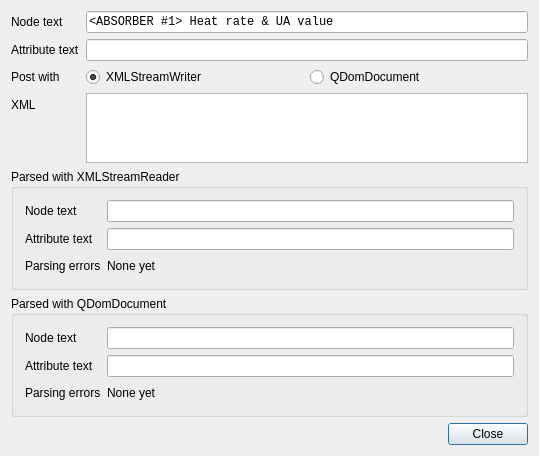
<?xml version="1.0" encoding="UTF-8"?>
<ui version="4.0">
 <class>Dialog</class>
 <widget class="QDialog" name="Dialog">
  <property name="geometry">
   <rect>
    <x>0</x>
    <y>0</y>
    <width>539</width>
    <height>419</height>
   </rect>
  </property>
  <property name="windowTitle">
   <string>Dialog</string>
  </property>
  <layout class="QVBoxLayout" name="verticalLayout">
   <item>
    <layout class="QFormLayout" name="formLayout_3">
     <item row="0" column="0">
      <widget class="QLabel" name="label_1">
       <property name="text">
        <string>Node text</string>
       </property>
       <property name="buddy">
        <cstring>lineEdit_1</cstring>
       </property>
      </widget>
     </item>
     <item row="0" column="1">
      <widget class="QLineEdit" name="lineEdit_1">
       <property name="font">
        <font>
         <family>Courier New</family>
        </font>
       </property>
       <property name="text">
        <string>&lt;ABSORBER #1&gt; Heat rate &amp; UA value</string>
       </property>
      </widget>
     </item>
     <item row="1" column="0">
      <widget class="QLabel" name="label_2">
       <property name="text">
        <string>Attribute text</string>
       </property>
       <property name="buddy">
        <cstring>lineEdit_2</cstring>
       </property>
      </widget>
     </item>
     <item row="1" column="1">
      <widget class="QLineEdit" name="lineEdit_2">
       <property name="font">
        <font>
         <family>Courier New</family>
        </font>
       </property>
       <property name="readOnly">
        <bool>false</bool>
       </property>
      </widget>
     </item>
     <item row="2" column="0">
      <widget class="QLabel" name="label_10">
       <property name="text">
        <string>Post with</string>
       </property>
       <property name="buddy">
        <cstring>radioButton_1</cstring>
       </property>
      </widget>
     </item>
     <item row="2" column="1">
      <layout class="QHBoxLayout" name="horizontalLayout">
       <item>
        <widget class="QRadioButton" name="radioButton_1">
         <property name="text">
          <string>XMLStreamWriter</string>
         </property>
         <property name="checked">
          <bool>true</bool>
         </property>
        </widget>
       </item>
       <item>
        <widget class="QRadioButton" name="radioButton_2">
         <property name="text">
          <string>QDomDocument</string>
         </property>
        </widget>
       </item>
      </layout>
     </item>
     <item row="3" column="0">
      <widget class="QLabel" name="label_3">
       <property name="text">
        <string>XML</string>
       </property>
       <property name="buddy">
        <cstring>plainTextEdit</cstring>
       </property>
      </widget>
     </item>
     <item row="3" column="1">
      <widget class="QPlainTextEdit" name="plainTextEdit">
       <property name="font">
        <font>
         <family>Courier New</family>
        </font>
       </property>
      </widget>
     </item>
    </layout>
   </item>
   <item>
    <widget class="QGroupBox" name="groupBox">
     <property name="title">
      <string>Parsed with XMLStreamReader</string>
     </property>
     <layout class="QFormLayout" name="formLayout">
      <item row="0" column="0">
       <widget class="QLabel" name="label_4">
        <property name="text">
         <string>Node text</string>
        </property>
        <property name="buddy">
         <cstring>lineEdit_3</cstring>
        </property>
       </widget>
      </item>
      <item row="0" column="1">
       <widget class="QLineEdit" name="lineEdit_3">
        <property name="font">
         <font>
          <family>Courier New</family>
         </font>
        </property>
        <property name="readOnly">
         <bool>true</bool>
        </property>
       </widget>
      </item>
      <item row="1" column="0">
       <widget class="QLabel" name="label_5">
        <property name="text">
         <string>Attribute text</string>
        </property>
        <property name="buddy">
         <cstring>lineEdit_4</cstring>
        </property>
       </widget>
      </item>
      <item row="1" column="1">
       <widget class="QLineEdit" name="lineEdit_4">
        <property name="font">
         <font>
          <family>Courier New</family>
         </font>
        </property>
       </widget>
      </item>
      <item row="2" column="0">
       <widget class="QLabel" name="label_6">
        <property name="text">
         <string>Parsing errors</string>
        </property>
       </widget>
      </item>
      <item row="2" column="1">
       <widget class="QLabel" name="label_error">
        <property name="minimumSize">
         <size>
          <width>0</width>
          <height>20</height>
         </size>
        </property>
        <property name="text">
         <string>None yet</string>
        </property>
       </widget>
      </item>
     </layout>
    </widget>
   </item>
   <item>
    <widget class="QGroupBox" name="groupBox_2">
     <property name="title">
      <string>Parsed with QDomDocument</string>
     </property>
     <layout class="QFormLayout" name="formLayout_2">
      <item row="0" column="0">
       <widget class="QLabel" name="label">
        <property name="text">
         <string>Node text</string>
        </property>
        <property name="buddy">
         <cstring>lineEdit_5</cstring>
        </property>
       </widget>
      </item>
      <item row="0" column="1">
       <widget class="QLineEdit" name="lineEdit_5"/>
      </item>
      <item row="1" column="0">
       <widget class="QLabel" name="label_7">
        <property name="text">
         <string>Attribute text</string>
        </property>
        <property name="buddy">
         <cstring>lineEdit_6</cstring>
        </property>
       </widget>
      </item>
      <item row="1" column="1">
       <widget class="QLineEdit" name="lineEdit_6"/>
      </item>
      <item row="2" column="0">
       <widget class="QLabel" name="label_8">
        <property name="text">
         <string>Parsing errors</string>
        </property>
       </widget>
      </item>
      <item row="2" column="1">
       <widget class="QLabel" name="label_9">
        <property name="minimumSize">
         <size>
          <width>0</width>
          <height>20</height>
         </size>
        </property>
        <property name="text">
         <string>None yet</string>
        </property>
       </widget>
      </item>
     </layout>
    </widget>
   </item>
   <item>
    <widget class="QDialogButtonBox" name="buttonBox">
     <property name="standardButtons">
      <set>QDialogButtonBox::Close</set>
     </property>
    </widget>
   </item>
  </layout>
 </widget>
 <layoutdefault spacing="6" margin="11"/>
 <tabstops>
  <tabstop>lineEdit_1</tabstop>
  <tabstop>lineEdit_2</tabstop>
  <tabstop>radioButton_1</tabstop>
  <tabstop>radioButton_2</tabstop>
  <tabstop>plainTextEdit</tabstop>
  <tabstop>lineEdit_3</tabstop>
  <tabstop>lineEdit_4</tabstop>
  <tabstop>lineEdit_5</tabstop>
  <tabstop>lineEdit_6</tabstop>
 </tabstops>
 <resources/>
 <connections>
  <connection>
   <sender>buttonBox</sender>
   <signal>rejected()</signal>
   <receiver>Dialog</receiver>
   <slot>reject()</slot>
   <hints>
    <hint type="sourcelabel">
     <x>209</x>
     <y>266</y>
    </hint>
    <hint type="destinationlabel">
     <x>200</x>
     <y>73</y>
    </hint>
   </hints>
  </connection>
 </connections>
</ui>
